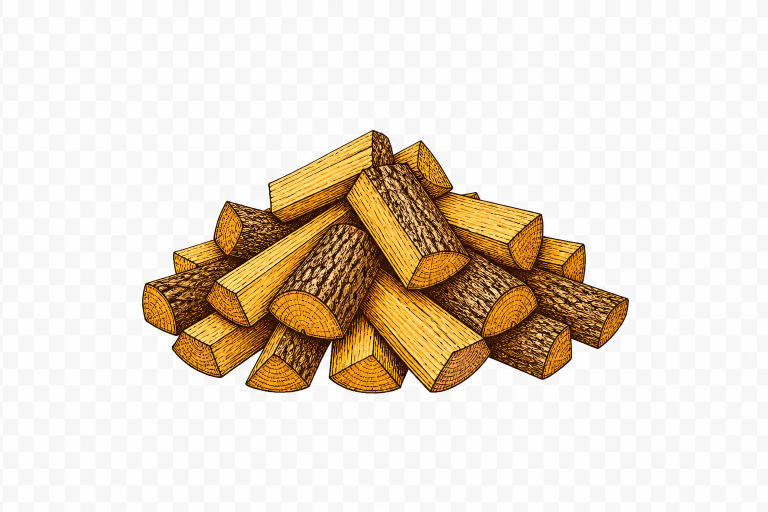
#> input picture tmp/firewood-loose-refinement-v15/source/firewood-loose-1-2-source-a-v15.png, 1536 x 1024 px (shown at 1/2 size)
$ python -i firewood_loose_refinement_v15.py   (imports and definitions only)
#> lines starting #> are read from the running program, lines starting #| are printed output that depends on the picture; after the words box and inside, x2 and y2 are one past the last pixel; in counts of white or black regions, pixels touching at a corner belong together
#> further down, picture is the input picture: PIL image 1536x1024 RGB; mean R, G, B 232.2, 221.3, 206.1
from __future__ import annotations

import argparse
import hashlib
import json
import math
from pathlib import Path

import numpy as np
from PIL import Image, ImageDraw, ImageFilter


ROOT = Path(__file__).resolve().parents[1]
CANVAS = (1536, 1024)
RENDER_SCALE = 4
SAFE_INSET = 0.07
CONTOUR_RESERVE = 8
CREAM = "#F7F0E3"
DARK = "#302B27"
GOLDEN = (
    ROOT
    / "public/images/illustrations/configurator-v12/"
    "firewood-loose-16plus-master-v12.webp"
)
GOLDEN_SHA256 = "993a4d12bbb2f0f511d74ab70d2d1738f88492f640602e8cfeb4805a919c3a9f"

POSITIVE_PROMPT = (
    "Artisan architectural woodcut engraving of a loose pile of authentic split firewood, "
    "matching exactly the style, line weight, and color palette of reference image "
    "16-plus-approved. Precise triangular wedge logs, quarter-split timber with visible wood "
    "grain and growth rings on warm honey-gold cleaved faces. Natural rough brown bark on "
    "curved outer edges. Clean ink hatching lines, soft ambient illumination, no crushed "
    "blacks. Perfectly isolated on transparent background, professional master catalog quality."
)

NEGATIVE_PROMPT = (
    "crushed black shadows, pitch black edges, muddy textures, oversaturated dark brown, "
    "burned wood, charcoal, round logs, cylindrical ends, pebble shapes, smooth plastic, "
    "low poly, 3D render, cartoon vector, inconsistent line weight, noisy background, "
    "halo artifacts, harsh black outlines."
)

SCENES = (
    {
        "band": "1-2",
        "quantityBand": {"min": 1, "max": 2},
        "representativeCount": 1,
        "targetAlphaWidth": 0.62,
        "selected": "b",
        "modifier": (
            "Small compact low pile with a clear center crest and a modest number of large, "
            "thick quarter-split and naturally wedge-split pieces; reduce piece count and "
            "footprint, never log scale."
        ),
        "reviews": {
            "a": "rejected: required lightness and chroma corrections exceed the hard limits",
            "b": "selected: compact full-size split pieces and clean Golden-Master color correction",
        },
    },
    {
        "band": "3-4",
        "quantityBand": {"min": 3, "max": 4},
        "representativeCount": 3,
        "targetAlphaWidth": 0.70,
        "selected": "b",
        "modifier": (
            "Medium utility heap of roughly thirty substantial pieces, visibly broader than "
            "1-2 but far smaller than a trailer load; irregular footprint and distinct crest, "
            "never a round bun or pebble heap."
        ),
        "reviews": {
            "a": "rejected: quantity and silhouette are too close to the 16-plus Golden Master",
            "b": "selected: correct medium footprint, readable logs and non-spherical crest",
        },
    },
    {
        "band": "5-8",
        "quantityBand": {"min": 5, "max": 8},
        "representativeCount": 6,
        "targetAlphaWidth": 0.76,
        "selected": "b",
        "modifier": (
            "Wide trailer-dumped heap with a broader and deeper footprint, moderate natural "
            "summit and full-size readable logs; visibly larger than 3-4 and smaller than a "
            "truck load."
        ),
        "reviews": {
            "a": "rejected: footprint increase over the selected 3-4 state is too modest",
            "b": "selected: broad trailer-load footprint with consistent log thickness",
        },
    },
    {
        "band": "9-15",
        "quantityBand": {"min": 9, "max": 15},
        "representativeCount": 12,
        "targetAlphaWidth": 0.82,
        "selected": "a",
        "modifier": (
            "Large broad truck-dumped elliptical mound with a centered crest and long sloped "
            "sides; preserve foreground-log thickness throughout and keep rough brown bark on "
            "every perimeter piece."
        ),
        "reviews": {
            "a": "selected: broad truck-load silhouette, stable log scale and closest raw palette match",
            "b": "rejected: too dense and too close to the Golden Master mass; raw amber exceeds correction gate",
        },
    },
)

LAB_BINS = ((5.0, 25.0), (25.0, 55.0), (55.0, 75.0), (75.0, 95.0))
LUMA_QUANTILES = np.array((0.05, 0.25, 0.50, 0.75, 0.95))


def sha256(path: Path) -> str:
    return hashlib.sha256(path.read_bytes()).hexdigest()


def write_json(path: Path, payload: object) -> None:
    path.parent.mkdir(parents=True, exist_ok=True)
    path.write_text(json.dumps(payload, indent=2, ensure_ascii=False) + "\n", encoding="utf-8")


# [56 lines left out: functions rgb_to_lab, lab_to_rgb, not called in this run]


def extract_alpha(image: Image.Image) -> Image.Image:
    if image.mode == "RGBA" and image.getchannel("A").getextrema()[0] == 0:
        return image.copy()

    rgb = np.asarray(image.convert("RGB"), dtype=np.uint8)
    minimum = rgb.min(axis=2)
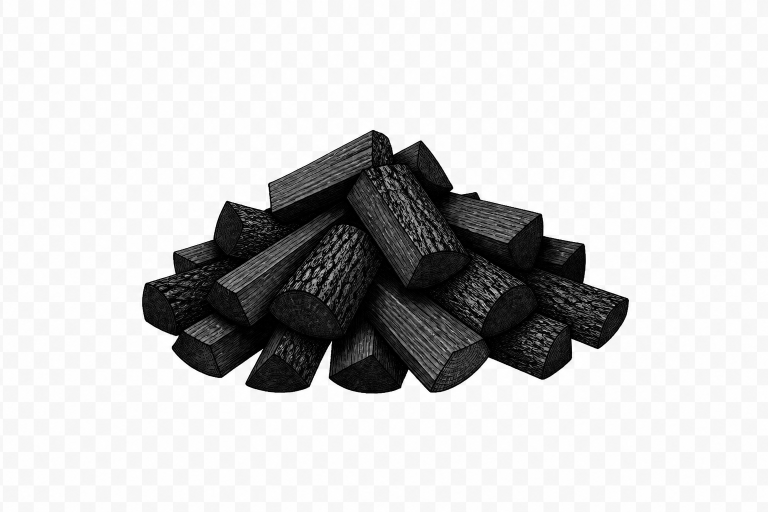
#> minimum: shape (1024, 1536) (shown at 1/2 size); min 0, max 255, mean 206
    maximum = rgb.max(axis=2)
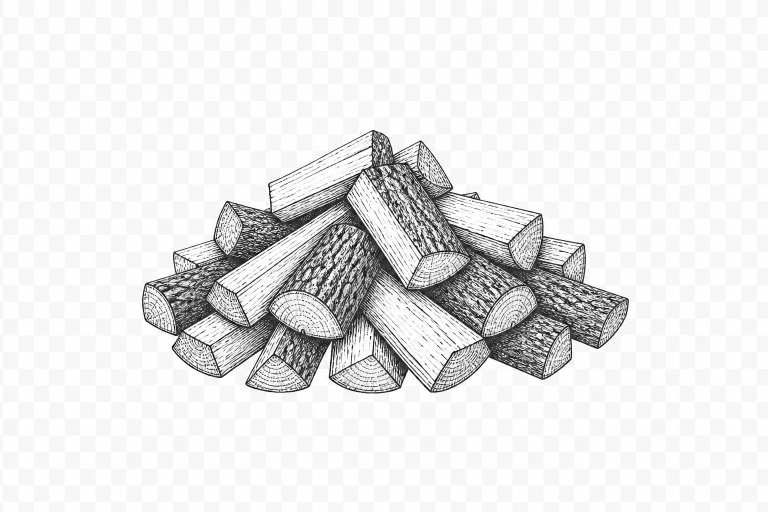
#> maximum: shape (1024, 1536) (shown at 1/2 size); min 0, max 255, mean 232.3
    neutral_background = ((maximum - minimum) <= 22) & (minimum >= 175)
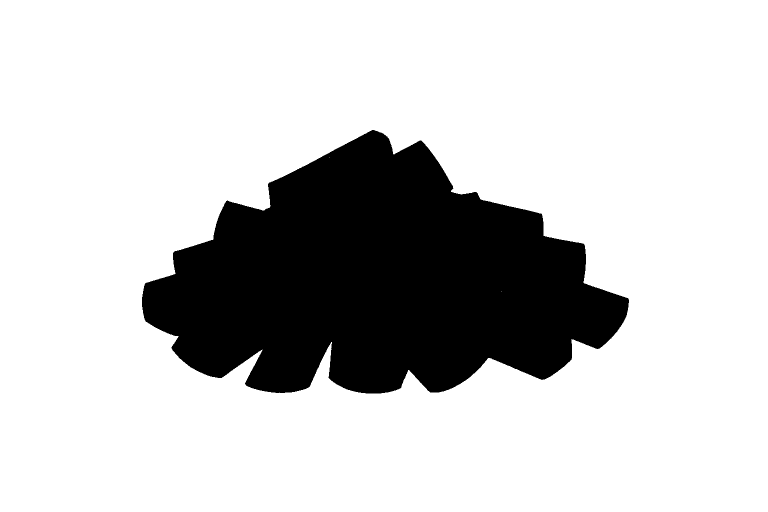
#> neutral_background: shape (1024, 1536) bool (shown at 1/2 size); 79.5% white; 1 black region, box (x1, y1, x2, y2) and area: (284, 260, 1258, 787) 322822
    # Imagegen baked a neutral checkerboard into RGB. Its cells can be locally
    # disconnected by anti-aliased grid seams, so a corner flood-fill would
    # retain white islands inside the pile. Golden wood pixels are either
    # chromatic honey/brown or dark ink; removing the neutral bright matte
    # globally is therefore both narrower and safer than broad recoloring.
    alpha = Image.fromarray((~neutral_background * 255).astype(np.uint8), "L")
    alpha = alpha.filter(ImageFilter.MinFilter(3))
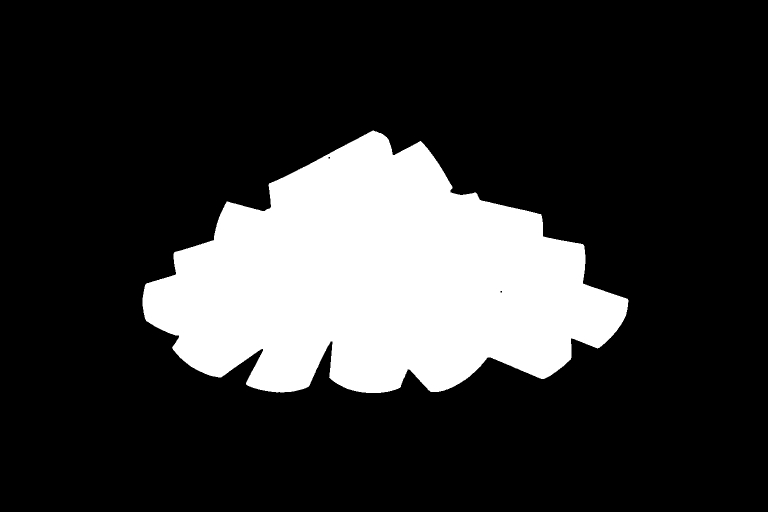
#> alpha: PIL image 1536x1024 L (shown at 1/2 size); 20.3% white; 1 white region, box (x1, y1, x2, y2) and area: (285, 261, 1257, 786) 319010

    rgba = image.convert("RGBA")
    rgba.putalpha(alpha)
    pixels = np.asarray(rgba, dtype=np.uint8).copy()
    pixels[pixels[:, :, 3] == 0, :3] = 0
    return Image.fromarray(pixels, "RGBA")


def analysis_mask(image: Image.Image) -> np.ndarray:
    alpha = image.getchannel("A").filter(ImageFilter.MinFilter(5))
    return np.asarray(alpha, dtype=np.uint8) >= 248


# [228 lines left out: functions color_metrics, normalize_color, auto_fit, alpha_metadata, edge_metrics, validate_master, not called in this run]


def save_webp(image: Image.Image, path: Path) -> None:
    path.parent.mkdir(parents=True, exist_ok=True)
    image.save(path, format="WEBP", lossless=True, method=6, exact=True)


# [227 lines left out: functions runtime_frame, comparison_sheet, edge_sheet, render, main, not called in this run]


# [2 lines not run here, left out]

>>> from PIL import Image
>>> picture = Image.open('../tmp/firewood-loose-refinement-v15/source/firewood-loose-1-2-source-a-v15.png')
>>> result = extract_alpha(picture)

$ run again, on tmp/firewood-loose-refinement-v15/source/firewood-loose-9-15-source-a-v15.png
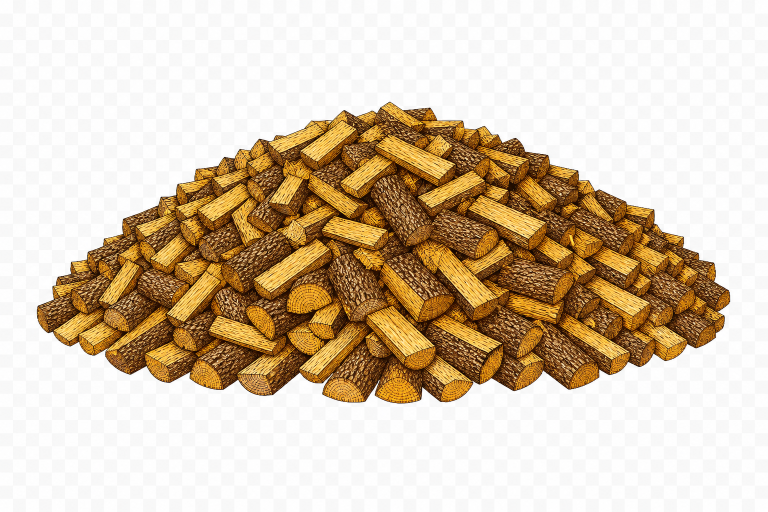
#> input picture tmp/firewood-loose-refinement-v15/source/firewood-loose-9-15-source-a-v15.png, 1536 x 1024 px (shown at 1/2 size)
#> picture is the input picture: PIL image 1536x1024 RGB; mean R, G, B 215.7, 198.4, 175.4
#> in extract_alpha, `neutral_background = ((maximum - minimum) <= 22) & (minimum >= 175)`:
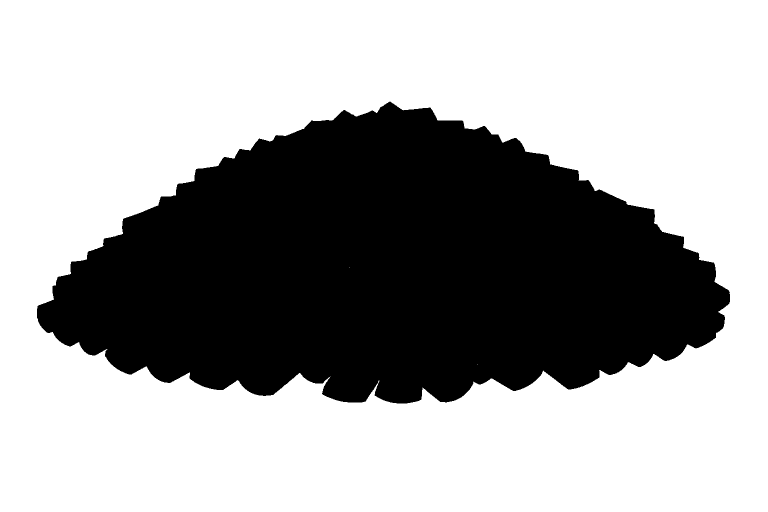
#> neutral_background: shape (1024, 1536) bool (shown at 1/2 size); 64.8% white; 1 black region, box (x1, y1, x2, y2) and area: (74, 203, 1460, 807) 554077
#> in extract_alpha, `alpha = alpha.filter(ImageFilter.MinFilter(3))`:
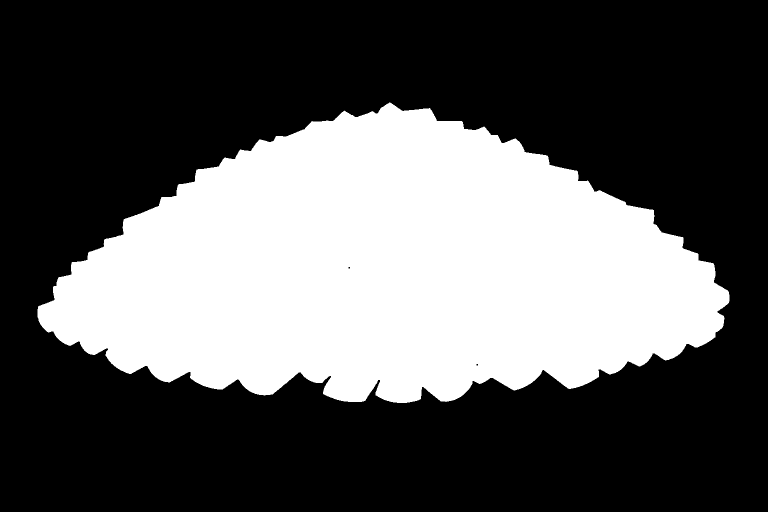
#> alpha: PIL image 1536x1024 L (shown at 1/2 size); 34.9% white; 1 white region, box (x1, y1, x2, y2) and area: (75, 205, 1459, 806) 549182
